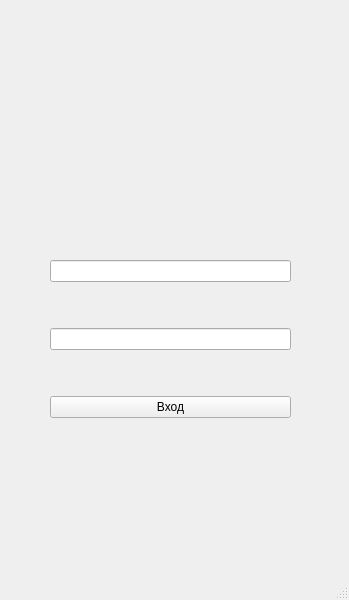
<?xml version="1.0" encoding="UTF-8"?>
<ui version="4.0">
 <class>RegisterWindow</class>
 <widget class="QMainWindow" name="RegisterWindow">
  <property name="geometry">
   <rect>
    <x>0</x>
    <y>0</y>
    <width>349</width>
    <height>600</height>
   </rect>
  </property>
  <property name="windowTitle">
   <string>MainWindow</string>
  </property>
  <widget class="QWidget" name="centralwidget">
   <widget class="QLabel" name="label">
    <property name="geometry">
     <rect>
      <x>42</x>
      <y>510</y>
      <width>261</width>
      <height>20</height>
     </rect>
    </property>
    <property name="text">
     <string/>
    </property>
    <property name="alignment">
     <set>Qt::AlignCenter</set>
    </property>
   </widget>
   <widget class="QWidget" name="layoutWidget">
    <property name="geometry">
     <rect>
      <x>50</x>
      <y>220</y>
      <width>241</width>
      <height>241</height>
     </rect>
    </property>
    <layout class="QVBoxLayout" name="verticalLayout">
     <item>
      <widget class="MLineEdit" name="name"/>
     </item>
     <item>
      <widget class="MLineEdit" name="password"/>
     </item>
     <item>
      <widget class="MPushButton" name="button">
       <property name="text">
        <string>Вход</string>
       </property>
      </widget>
     </item>
    </layout>
   </widget>
  </widget>
  <widget class="QMenuBar" name="menubar">
   <property name="geometry">
    <rect>
     <x>0</x>
     <y>0</y>
     <width>349</width>
     <height>21</height>
    </rect>
   </property>
  </widget>
  <widget class="QStatusBar" name="statusbar"/>
 </widget>
 <customwidgets>
  <customwidget>
   <class>MLineEdit</class>
   <extends>QLineEdit</extends>
   <header>mlineedit.h</header>
  </customwidget>
  <customwidget>
   <class>MPushButton</class>
   <extends>QPushButton</extends>
   <header>mpushbutton.h</header>
  </customwidget>
 </customwidgets>
 <resources/>
 <connections/>
</ui>
